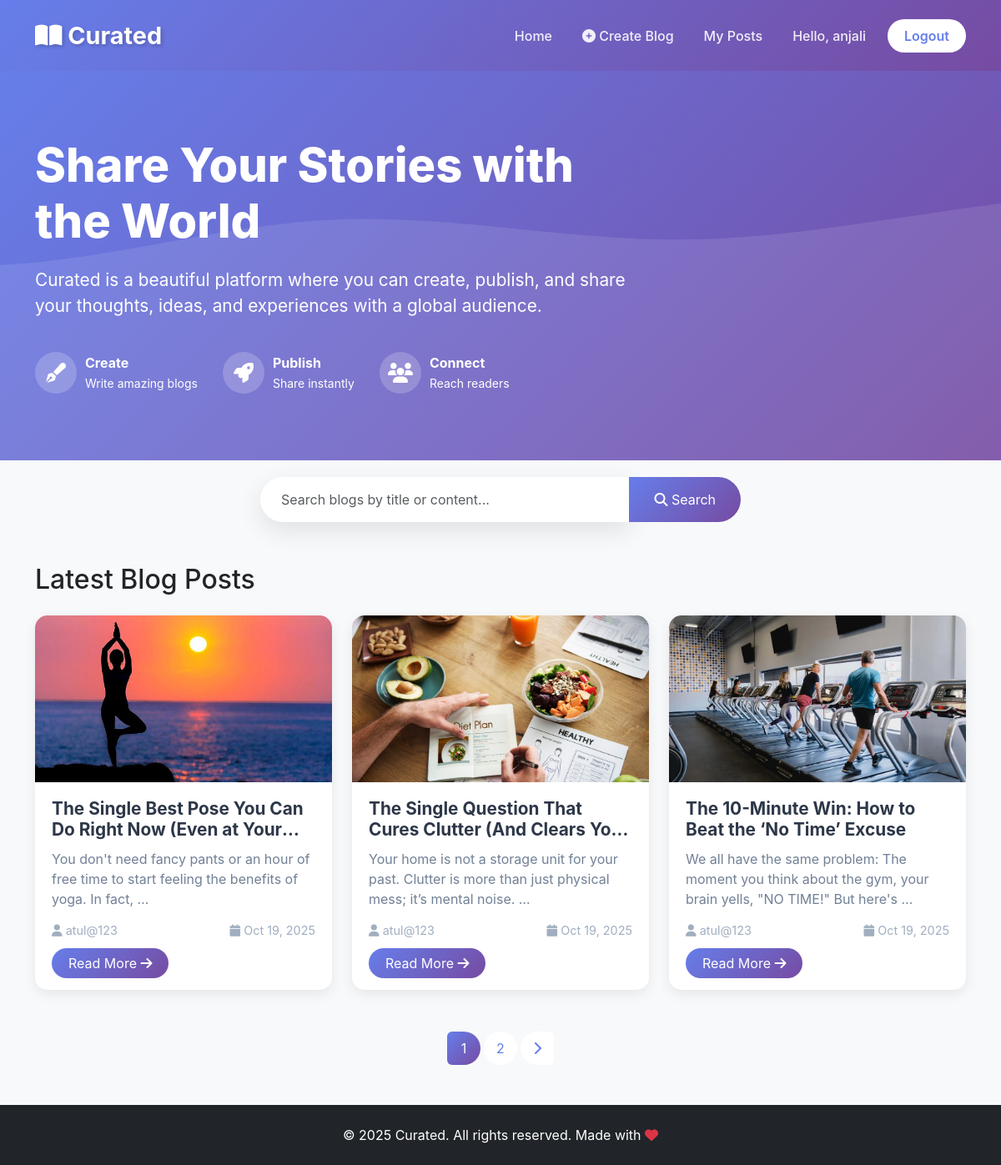
The app's page /home/ (signed in) with its own data.
### blog/models.py (models this page shows, shortened)
class Post(models.Model):
    title = models.CharField(max_length=200)
    slug = models.SlugField(max_length=200, unique=True)
    author = models.ForeignKey(User, on_delete=models.CASCADE, related_name='blog_posts')
    content = models.TextField()
    image = models.ImageField(upload_to='blog_images/', blank=True, null=True)
    created_at = models.DateTimeField(default=timezone.now)
    updated_at = models.DateTimeField(auto_now=True)
    published = models.BooleanField(default=True)
    class Meta:
        ordering = ['-created_at']

### blog/views.py (the view)
# urls.py: path('home/', views.home, name='home'),
def home(request):
    search_query = request.GET.get('search', '')
    posts = Post.objects.filter(published=True)
    if search_query:
        posts = posts.filter(
            Q(title__icontains=search_query) |
            Q(content__icontains=search_query)
        )
    paginator = Paginator(posts, 3)
    page_number = request.GET.get('page')
    page_obj = paginator.get_page(page_number)
    context = {
        'page_obj': page_obj,
        'search_query': search_query,
    }
    return render(request, 'blog/home.html', context)

### blog/templates/blog/home.html (shortened to what this page needs)
{% load static %}
<!DOCTYPE html>
<html lang="en">
<head>
    <link href="https://cdn.jsdelivr.net/npm/bootstrap@5.3.0/dist/css/bootstrap.min.css" rel="stylesheet">
    <link rel="stylesheet" href="https://cdnjs.cloudflare.com/ajax/libs/font-awesome/6.4.0/css/all.min.css">
</head>
<body>
    <nav class="navbar navbar-expand-lg navbar-dark">
        <div class="container">
            <a class="navbar-brand" href="{% url 'blog:home' %}">
                <i class="fas fa-book-open"></i> Curated
            </a>
            <div class="collapse navbar-collapse" id="navbarNav">
                <ul class="navbar-nav ms-auto align-items-center">
                    <li class="nav-item">
                        <a class="nav-link" href="{% url 'blog:home' %}">Home</a>
                    </li>
                    {% if user.is_authenticated %}
                    <li class="nav-item">
                        <a class="nav-link" href="{% url 'blog:post_create' %}">
                            <i class="fas fa-plus-circle"></i> Create Blog
                        </a>
                    </li>
                    <li class="nav-item">
                        <a class="nav-link" href="{% url 'blog:my_posts' %}">My Posts</a>
                    </li>
                    <li class="nav-item">
                        <span class="nav-link">Hello, {{ user.username }}</span>
                    </li>
                    <li class="nav-item">
                        <a href="{% url 'accounts:logout' %}" class="btn btn-custom ms-2">Logout</a>
                    </li>
                    {% endif %}
                </ul>
            </div>
        </div>
    </nav>
    <section class="hero-section">
        <div class="container hero-content">
            <div class="row align-items-center">
                <div class="col-lg-8">
                    <h1 class="hero-title">Share Your Stories with the World</h1>
                    <p class="hero-subtitle">
                        Curated is a beautiful platform where you can create, publish, and share your thoughts, ideas, and experiences with a global audience.
                    </p>
                    <div class="hero-features">
                        <div class="feature-item">
                            <div class="feature-icon">
                                <i class="fas fa-pen-fancy"></i>
                            </div>
                            <div>
                                <strong>Create</strong><br>
                                <small>Write amazing blogs</small>
                            </div>
                        </div>
                        <div class="feature-item">
                            <div class="feature-icon">
                                <i class="fas fa-rocket"></i>
                            </div>
                            <div>
                                <strong>Publish</strong><br>
                                <small>Share instantly</small>
                            </div>
                        </div>
                        <div class="feature-item">
                            <div class="feature-icon">
                                <i class="fas fa-users"></i>
                            </div>
                            <div>
                                <strong>Connect</strong><br>
                                <small>Reach readers</small>
                            </div>
                        </div>
                    </div>
                </div>
            </div>
        </div>
    </section>
    <div class="container search-section">
        <form method="GET" action="{% url 'blog:home' %}">
            <div class="input-group">
                <input type="text" class="form-control search-bar" name="search"
                       placeholder="Search blogs by title or content..."
                       value="{{ search_query }}">
                <button class="btn btn-primary search-btn" type="submit">
                    <i class="fas fa-search"></i> Search
                </button>
            </div>
        </form>
    </div>
    <div class="container mb-5">
        {% if search_query %}
        <h2 class="mb-4">Search Results for "{{ search_query }}"</h2>
        {% else %}
        <h2 class="mb-4">Latest Blog Posts</h2>
        {% endif %}
        {% if page_obj %}
        <div class="row g-4">
            {% for post in page_obj %}
            <div class="col-md-6 col-lg-4">
                <div class="card blog-card">
                    {% if post.image %}
                    <img src="{{ post.image.url }}" class="blog-card-img" alt="{{ post.title }}">
                    {% else %}
                    <div class="blog-card-img" style="background: linear-gradient(135deg, #667eea 0%, #764ba2 100%); display: flex; align-items: center; justify-content: center; color: white; font-size: 3rem;">
                        <i class="fas fa-blog"></i>
                    </div>
                    {% endif %}
                    <div class="blog-card-body">
                        <h3 class="blog-title">{{ post.title }}</h3>
                        <p class="blog-excerpt">{{ post.content|truncatewords:20 }}</p>
                        <div class="blog-meta">
                            <span><i class="fas fa-user"></i> {{ post.author.username }}</span>
                            <span><i class="fas fa-calendar"></i> {{ post.created_at|date:"M d, Y" }}</span>
                        </div>
                        <div class="mt-3">
                            <a href="{% url 'blog:post_detail' post.slug %}" class="read-more-btn">
                                Read More <i class="fas fa-arrow-right"></i>
                            </a>
                        </div>
                    </div>
                </div>
            </div>
            {% endfor %}
        </div>
        {% if page_obj.has_other_pages %}
        <nav aria-label="Page navigation">
            <ul class="pagination">
                {% for num in page_obj.paginator.page_range %}
                    {% if page_obj.number == num %}
                    <li class="page-item active">
                        <span class="page-link">{{ num }}</span>
                    </li>
                    {% elif num > page_obj.number|add:'-3' and num < page_obj.number|add:'3' %}
                    <li class="page-item">
                        <a class="page-link" href="?page={{ num }}{% if search_query %}&search={{ search_query }}{% endif %}">{{ num }}</a>
                    </li>
                    {% endif %}
                {% endfor %}
                {% if page_obj.has_next %}
                <li class="page-item">
                    <a class="page-link" href="?page={{ page_obj.next_page_number }}{% if search_query %}&search={{ search_query }}{% endif %}">
                        <i class="fas fa-chevron-right"></i>
                    </a>
                </li>
                {% endif %}
            </ul>
        </nav>
        {% endif %}
        {% endif %}
    </div>
    <footer class="bg-dark text-white text-center py-4 mt-5">
        <div class="container">
            <p class="mb-0">&copy; 2025 Curated. All rights reserved. Made with <i class="fas fa-heart text-danger"></i></p>
        </div>
    </footer>
</body>
</html>

### blog/templates/blog/home.html (style rules this page uses)
:root { --primary-color: #667eea; --secondary-color: #764ba2; --accent-color: #f093fb; }
body { font-family: 'Inter', -apple-system, BlinkMacSystemFont, 'Segoe UI', sans-serif; background: #f8f9fa; }
.navbar { background: linear-gradient(135deg, var(--primary-color) 0%, var(--secondary-color) 100%); box-shadow: 0 4px 15px rgba(0,0,0,0.1); padding: 1rem 0; }
.navbar-brand { font-size: 1.8rem; font-weight: 700; color: white !important; text-shadow: 2px 2px 4px rgba(0,0,0,0.2); }
.nav-link { color: rgba(255,255,255,0.9) !important; font-weight: 500; margin: 0 10px; transition: all 0.3s ease; }
.btn-custom { background: white; color: var(--primary-color); font-weight: 600; padding: 8px 20px; border-radius: 25px; transition: all 0.3s ease; border: none; }
.hero-section { background: linear-gradient(135deg, var(--primary-color) 0%, var(--secondary-color) 100%); color: white; padding: 80px 0; margin-bottom: 50px; position: relative; overflow: hidden; }
.hero-section::before { content: ''; position: absolute; top: 0; left: 0; right: 0; bottom: 0; background-size: cover; }
.hero-content { position: relative; z-index: 1; }
.hero-title { font-size: 3.5rem; font-weight: 800; margin-bottom: 20px; animation: fadeInUp 0.8s ease-out; }
.hero-subtitle { font-size: 1.3rem; margin-bottom: 30px; opacity: 0.95; animation: fadeInUp 0.8s ease-out 0.2s both; }
.hero-features { display: flex; gap: 30px; margin-top: 40px; flex-wrap: wrap; animation: fadeInUp 0.8s ease-out 0.4s both; }
.feature-item { display: flex; align-items: center; gap: 10px; }
.feature-icon { width: 50px; height: 50px; background: rgba(255,255,255,0.2); border-radius: 50%; display: flex; align-items: center; justify-content: center; font-size: 1.5rem; }
.search-section { margin: -30px auto 50px; max-width: 600px; position: relative; z-index: 10; }
.search-bar { box-shadow: 0 10px 30px rgba(0,0,0,0.1); border-radius: 50px; border: none; padding: 15px 25px; }
.search-btn { border-radius: 50px; padding: 12px 30px; background: linear-gradient(135deg, var(--primary-color), var(--secondary-color)); border: none; }
.blog-card { border: none; border-radius: 15px; overflow: hidden; transition: all 0.3s ease; box-shadow: 0 5px 15px rgba(0,0,0,0.08); height: 100%; }
.blog-card-img { height: 200px; object-fit: cover; width: 100%; }
.blog-card-body { padding: 20px; }
.blog-title { font-size: 1.3rem; font-weight: 700; color: #2d3748; margin-bottom: 10px; display: -webkit-box; -webkit-line-clamp: 2; -webkit-box-orient: vertical; overflow: hidden; }
.blog-excerpt { color: #718096; margin-bottom: 15px; display: -webkit-box; -webkit-line-clamp: 3; -webkit-box-orient: vertical; overflow: hidden; }
.blog-meta { display: flex; justify-content: space-between; align-items: center; font-size: 0.9rem; color: #a0aec0; }
.read-more-btn { background: linear-gradient(135deg, var(--primary-color), var(--secondary-color)); color: white; border: none; padding: 8px 20px; border-radius: 20px; text-decoration: none; transition: all 0.3s ease; }
.pagination { justify-content: center; margin-top: 50px; }
.page-link { color: var(--primary-color); border: none; margin: 0 5px; border-radius: 50%; width: 40px; height: 40px; display: flex; align-items: center; justify-content: center; }
.page-item.active .page-link { background: linear-gradient(135deg, var(--primary-color), var(--secondary-color)); border: none; }

### records on screen
Post: image (picture), title "The Single Best Pose You Can Do Right Now (Even at…", content "You don't need fancy pants or an hour of free time to start feeling the benefits of yoga. In fact, …", author.username "atul@123", created_at "Oct 19, 2025"
Post: image (picture), title "The Single Question That Cures Clutter (And Clears…", content "Your home is not a storage unit for your past. Clutter is more than just physical mess; it’s mental noise. …", author.username "atul@123", created_at "Oct 19, 2025"
Post: image (picture), title "The 10-Minute Win: How to Beat the ‘No Time’ Excuse", content "We all have the same problem: The moment you think about the gym, your brain yells, \"NO TIME!\" But here's …", author.username "atul@123", created_at "Oct 19, 2025"

### other values on screen
{{ user.username }} "anjali"
{{ num }} "1"
{{ num }} "2"
